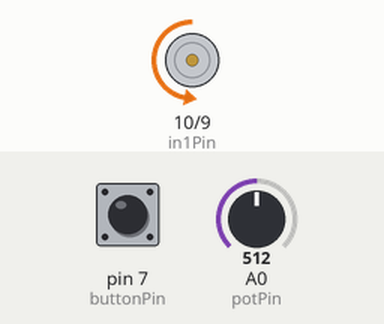
This sketch was run on a simulated Arduino Uno, built with avr-gcc and run on an emulated ATmega328P. On the bench: motor-driver pin pairs drawn as motors (green arrow = first pin HIGH = forward, orange = second pin HIGH = backward, longer = more drive, scaled by the enable pin). The inputs (shaded band) are chosen by the test bench; at power-on: A0 (potPin) = 512, pin 7 (buttonPin) HIGH.

Above: at 1.2 s.
1.3 s: A0 (potPin) set to 716
At 2.4 s:
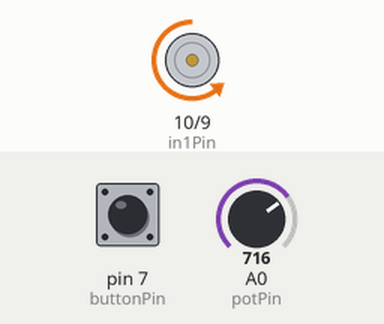
2.8 s: pin 7 (buttonPin) pulled LOW for 0.15 s
At 2.87 s:
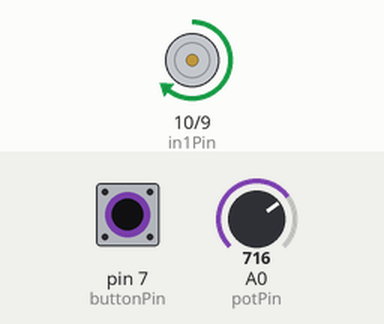
4.4 s: A0 (potPin) set to 900
At 4.8 s:
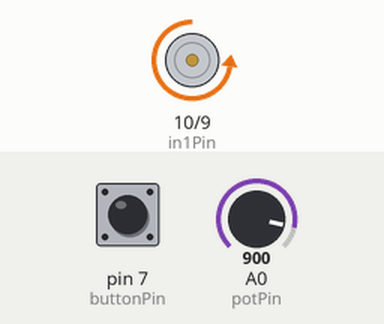
5.9 s: pin 7 (buttonPin) pulled LOW for 1 s
At 6.7 s:
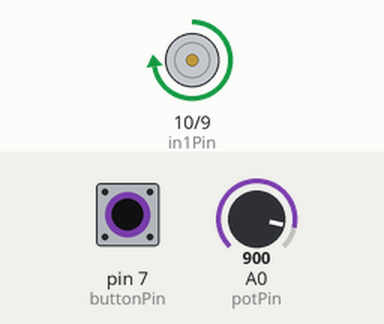
8.4 s: A0 (potPin) set to 122
At 9.0 s:
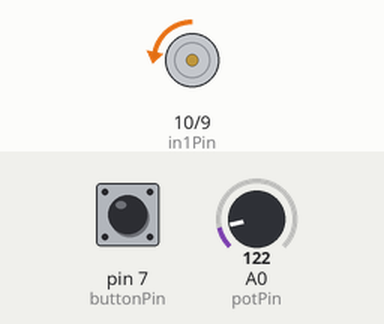
9.9 s: pin 7 (buttonPin) pulled LOW for 0.15 s
At 9.97 s:
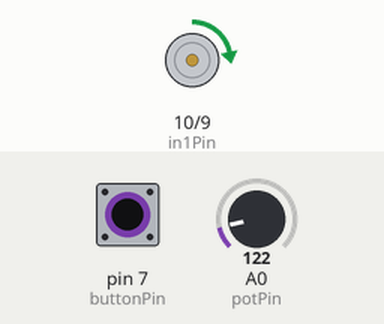
Timing chart, 0 to 12.5 s (numbered marks = the images above; inputs shaded):
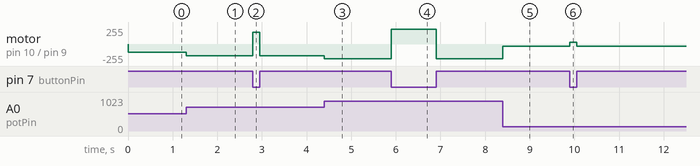

Measured:
- after the input at 1.3 s, motor on pin 10 (in1Pin) / pin 9 (in2Pin): backward 127/255 → backward 178/255 at once
- after the input at 2.8 s, motor on pin 10 (in1Pin) / pin 9 (in2Pin): backward 178/255 → forward 178/255 at once, → backward 178/255 0.15 s later
- after the input at 4.4 s, motor on pin 10 (in1Pin) / pin 9 (in2Pin): backward 178/255 → backward 224/255 at once
- after the input at 5.9 s, motor on pin 10 (in1Pin) / pin 9 (in2Pin): backward 224/255 → forward 224/255 at once, → backward 224/255 1.0 s later
- after the input at 8.4 s, motor on pin 10 (in1Pin) / pin 9 (in2Pin): backward 224/255 → backward 30/255 at once
- after the input at 9.9 s, motor on pin 10 (in1Pin) / pin 9 (in2Pin): backward 30/255 → forward 30/255 at once, → backward 30/255 0.15 s later

The sketch:

Motor2.ino
```cpp
int enablePin = 11;
int in1Pin = 10;
int in2Pin = 9;
const int potPin = A0;
const int buttonPin = 7;

int motorSpeed = 255;
boolean reverse = LOW;

void setup()
{
  pinMode(in1Pin, OUTPUT);
  pinMode(in2Pin, OUTPUT);
  pinMode(enablePin, OUTPUT);
  pinMode(potPin, INPUT);
  pinMode(buttonPin, INPUT_PULLUP
  );
}

void loop()
{
  updateMotorSpeed();
  updateDirection();
  setMotor(motorSpeed , reverse);
}

void updateMotorSpeed() {
  motorSpeed = map(analogRead(potPin), 0, 1023, 0, 255);
}

void updateDirection() {
  reverse = digitalRead(buttonPin);
}

void setMotor(int motorSpeed , boolean reverse)
{
  analogWrite(enablePin, motorSpeed);
  digitalWrite(in1Pin, !reverse);
  digitalWrite(in2Pin, reverse);
}
```
